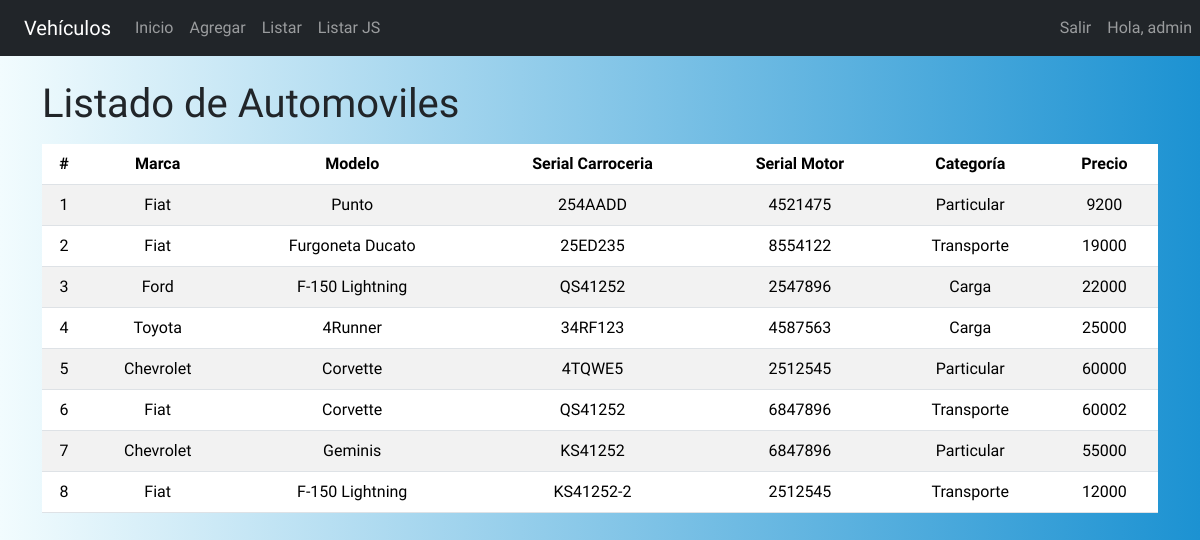
/listar/ (signed in), run on an earlier commit of the app's database.
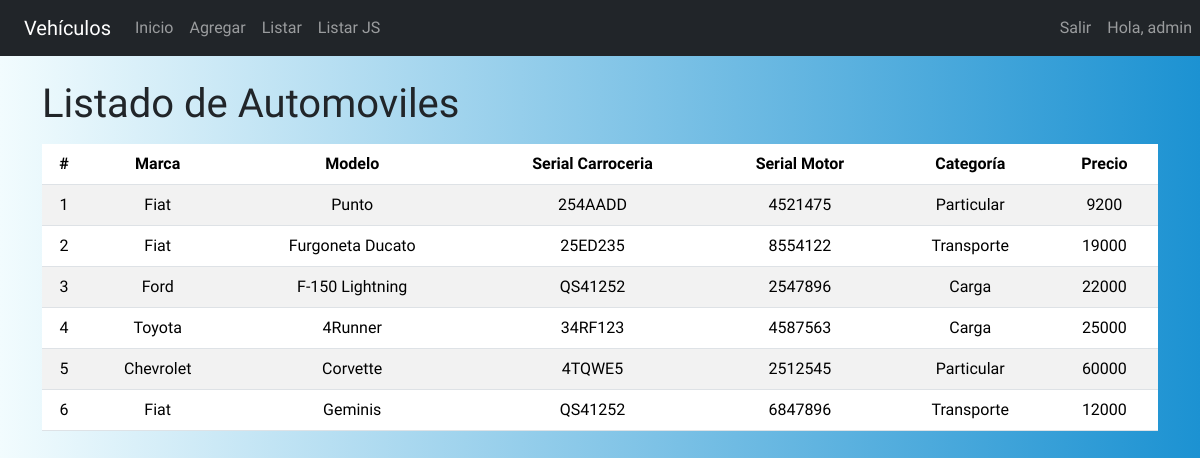
And on a later commit of the database.
### vehiculo/models.py (models this page shows, shortened)
class Auto(models.Model):
    CATEGORIA_CHOICES = (
        ('Particular', 'Particular'),
        ('Transporte', 'Transporte'),
        ('Carga', 'Carga'),
    )
    MARCA_CHOICES = (
        ('Fiat', 'Fiat'),
        ('Chevrolet', 'Chevrolet'),
        ('Ford', 'Ford'),
        ('Toyota', 'Toyota'),
    )
    marca = models.CharField(max_length=20, choices=MARCA_CHOICES)
    modelo = models.CharField(max_length=100)
    serialCarroceria = models.CharField(max_length=50)
    serialMotor = models.CharField(max_length=50)
    categoria = models.CharField(max_length=20, choices=CATEGORIA_CHOICES)
    precio = models.IntegerField()
    fechaCreacion = models.DateField()
    fechaModificacion = models.DateField(auto_now=True)
    class Meta:
        permissions = [("visualizar_catalogo", "Visualizar Catalogo")]

### vehiculo/views.py (the view)
# urls.py: path('listar/', listar_view, name='listar'),
@login_required(login_url='/login')
@permission_required('vehiculo.visualizar_catalogo',  login_url='/')
def listar_view(request):
    autosListado = Auto.objects.all()
    return render(request, "listar.html", {"autos": autosListado})

### templates/listar.html (shortened to what this page needs)
{% extends "./base1.html" %}
{% load static %}
{% block body %}
<div class="col-sm-12 col-md-12 col-lg-12 col-xl-12">
    <h1>Listado de Automoviles</h1>
    <div class="table-responsive py-2">
        <table class="table table-striped">
            <thead>
                <tr>
                    <th>#</th>
                    <th>Marca</th>
                    <th>Modelo</th>
                    <th>Serial Carroceria</th>
                    <th>Serial Motor</th>
                    <th>Categoría</th>
                    <th>Precio</th>
                </tr>
            </thead>
            <tbody>
                {% for x in autos %}
                <tr>
                    <td>{{forloop.counter}}</td>
                    <td>{{x.marca}}</td>
                    <td>{{x.modelo}}</td>
                    <td>{{x.serialCarroceria}}</td>
                    <td>{{x.serialMotor}}</td>
                    <td>{{x.categoria}}</td>
                    <td>{{x.precio}}</td>
                </tr>
                {% endfor %}
            </tbody>
        </table>
    </div>
</div>
{% endblock %}

### templates/base1.html (shortened to what this page needs)
{% load static %}
<!DOCTYPE html>
<html lang="en">
<head>
    {% load bootstrap5 %}
    {% bootstrap_css %}
    <link rel="stylesheet" href="https://cdn.datatables.net/1.13.4/css/dataTables.bootstrap5.min.css">
    <link rel="stylesheet" href="https://cdnjs.cloudflare.com/ajax/libs/font-awesome/6.4.0/css/all.min.css">
    <link rel="stylesheet" href="{% static 'css/gestionauto.css' %}">
</head>
<body>
    <nav class="navbar navbar-expand-lg navbar-dark bg-dark">
        <a class="navbar-brand ml-10" href="#">Vehículos</a>
        <div class="collapse navbar-collapse" id="navbarNav">
        <ul class="navbar-nav ml-auto">
            {% if user.is_authenticated %}
                <li class="nav-item">
                    <a class="nav-link" href="http://127.0.0.1:8000/#">Inicio</a>
                </li>
                {% if user.is_staff %}
                <li class="nav-item">
                    <a class="nav-link" href="http://127.0.0.1:8000/add/">Agregar</a>
                </li>
                {% endif %}
                <li class="nav-item">
                    <a class="nav-link" href="http://127.0.0.1:8000/listar/">Listar</a>
                </li>
                <li class="nav-item">
                    <a class="nav-link" href="http://127.0.0.1:8000/listarjs/">Listar JS</a>
                </li>
            {% else %}
            <li class="nav-item">
                <a class="nav-link" href="http://127.0.0.1:8000/#">Inicio</a>
            </li>
            {% endif %}
        </ul>
        </div>
        <div class="ml-auto">
                <div class="collapse navbar-collapse" id="navbarText">
                    <ul class="navbar-nav mr-auto">
                    {% if user.is_authenticated %}
                        <li class="nav-item">
                        <a class="nav-link" href="/logout">Salir</a>
                        </li>
                        <li class="nav-item">
                        <a class="nav-link" href="#">Hola, {{user.username}}</a>
                        </li>
                    {% else %}
                        <li class="nav-item">
                        <a class="nav-link" href="/login">Login</a>
                        </li>
                    {% endif %}
                    </ul>
                </div>
            </div>
    </nav>
    <div class="container py-4">
        {% block body %}
        {% endblock %}
    </div>
</body>
</html>

### static/css/gestionauto.css (style rules this page uses)
body { background: #1c92d2; background: -webkit-linear-gradient(to right, #f2fcfe, #1c92d2); background: linear-gradient(to right, #f2fcfe, #1c92d2); }
.navbar-brand { margin-left: 2%; }
body { font-family: 'Akshar', sans-serif; }
th, td { text-align: center; vertical-align: middle; }

What changed in the data, as far as the page shows it:
removed Auto: marca "Fiat", modelo "Corvette", serialCarroceria "QS41252", serialMotor "6847896", categoria "Transporte", precio "60002"
removed Auto: marca "Chevrolet", modelo "Geminis", serialCarroceria "KS41252", serialMotor "6847896", categoria "Particular", precio "55000"
removed Auto: marca "Fiat", modelo "F-150 Lightning", serialCarroceria "KS41252-2", serialMotor "2512545", categoria "Transporte", precio "12000"
added Auto: marca "Fiat", modelo "Geminis", serialCarroceria "QS41252", serialMotor "6847896", categoria "Transporte", precio "12000"
